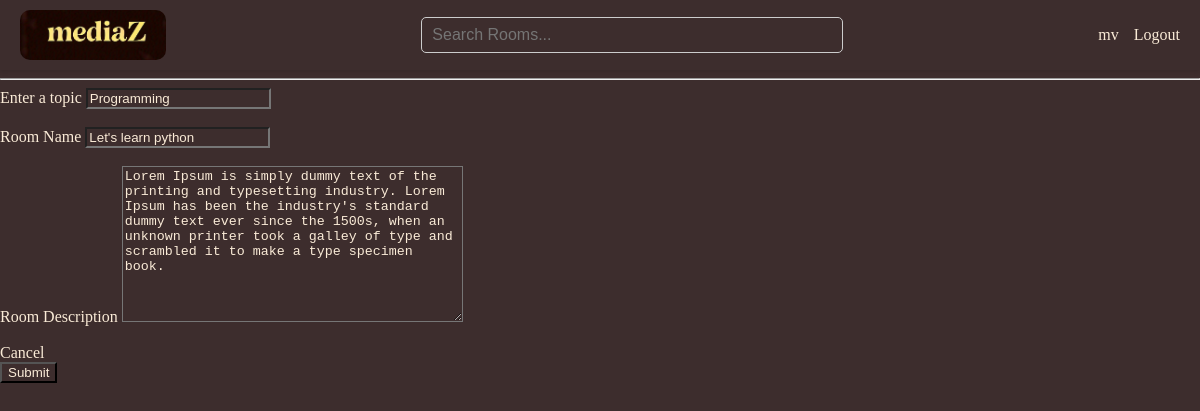
Page /edit-room/2/ (signed in) on the committed database.
### base/models.py (models this page shows, shortened)
class Room(models.Model):
    host = models.ForeignKey(User, on_delete=models.SET_NULL, null=True)
    topic = models.ForeignKey(Topic, on_delete=models.SET_NULL, null=True)
    name = models.CharField(max_length=200)
    description = models.TextField(null=True, blank=True)
    participants = models.ManyToManyField(
        User,
        related_name='participants',
        blank=True
    )
    updated = models.DateTimeField(auto_now=True)
    created = models.DateTimeField(auto_now_add=True)
    class Meta:
        ordering = ['-updated', '-created']

class Topic(models.Model):
    name = models.CharField(max_length=200)

### base/views.py (the view, shortened to what this page needs)
# urls.py: path('edit-room/<str:pk>/', views.updateRoom, name='edit-room'),
@login_required(login_url='login')
def updateRoom(request, pk):
    room = Room.objects.get(id=pk)
    form = RoomForm(instance=room)
    topics = Topic.objects.all()
    if request.user != room.host:
        return HttpResponse('You can not update the room!')
    context = {'form': form, 'room':room, 'topics':topics}
    return render(request, 'base/room_form.html', context)

### base/forms.py
class RoomForm(ModelForm):
    class Meta:
        model = Room
        fields = '__all__'
        exclude = ['host', 'participants']

### base/templates/base/room_form.html (shortened to what this page needs)
{% extends 'main.html' %}
{% block content %}
<div>
    <form method="POST" action="">
        <div class="form-group">
            <label for="room_topic">Enter a topic </label>
            <input required type="text" value="{{room.topic.name}}" name="topic" list="topic-list" />
        </div>
        <br>
         <div class="form__group">
            <label for="room_name">Room Name</label>
            {{form.name}}
        </div>
        <br>
        <div class="form__group">
            <label for="room_description">Room Description</label>
            {{form.description}}
        </div>
        <br>
        <div class="form__action">
            <a class="btn btn--dark" href="{{request.META.HTTP_REFERER}}">Cancel</a>
        </div>
        <input type="Submit" value="Submit"/>
    </form>
</div>
{% endblock content %}

### templates/navbar.html
{% load static %}
<div class="navbar">
    <a href="/" class="logo">
        <img src="{% static "images/logo.jpeg" %}"></img>
    </a>
    <form method="GET" action="{% url 'home' %}" class="search-form">
        <input type="text" name="q" placeholder="Search Rooms..."/>
    </form>
    <div class="user-links">
        {% if request.user.is_authenticated %}
        <a href="{% url 'user' request.user.id%}">{{ request.user }}</a>
        <a href="{% url 'logout' %}">Logout</a>
        {% else %}
        <a href="{% url 'login' %}">Login</a>
        {% endif %}
    </div>
</div>
<hr>

### static/styles/main.css (style rules this page uses)
* { background-color:rgb(61, 45, 45); color:antiquewhite; }
body { margin: 0; padding: 0; font-family: 'Times New Roman'; }
a { text-decoration: none; }
.navbar { display: flex; align-items: center; justify-content: space-between; padding: 10px 20px; box-shadow: 0 2px 4px rgba(0, 0, 0, 0.1); }
.logo img { height: 50px; width: auto; display: block; border-radius: 10px; }
.search-form { flex-grow: 1; display: flex; justify-content: center; }
.search-form input[type="text"] { width: 100%; max-width: 400px; padding: 8px 10px; font-size: 16px; border: 1px solid #ccc; border-radius: 5px; }
.user-links { display: flex; gap: 15px; }

### rows in the picture
Room: topic "Programming", name "Let's learn python", description "Lorem Ipsum is simply dummy text of the printing and typesetting industry. Lorem Ipsum has been the industry's standard dummy text ever since the 1500s, when an unknown printer took a galley of type and scrambled it to make a type specimen book."

### other values in the picture
{{ request.user }} "mv"
